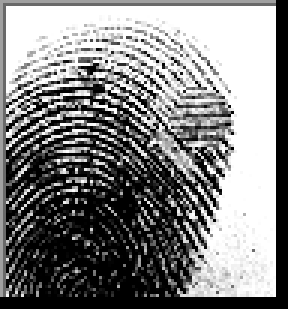
#> input picture assets/samples/sample_altered_fingerprint.bmp, 96 x 103 px (shown 3 times larger)
$ python -i features.py   (imports and definitions only)   (older library calls are emulated)
#> lines starting #> are read from the running program, lines starting #| are printed output that depends on the picture; after the words box and inside, x2 and y2 are one past the last pixel; in counts of white or black regions, pixels touching at a corner belong together
### src/utils/io.py
"""
I/O, Logging, and Artifact Validation Utilities.
"""
import json
import logging
import os
import sys
from pathlib import Path
from typing import Any, Dict, Optional
import joblib
import numpy as np

# Configure standard logging
LOG_FORMAT = "%(asctime)s - %(name)s - [%(levelname)s] - %(message)s"
logging.basicConfig(
    level=logging.INFO,
    format=LOG_FORMAT,
    handlers=[
        logging.StreamHandler(sys.stdout)
    ]
)

def get_logger(name: str) -> logging.Logger:
    """Return a configured logger."""
    return logging.getLogger(name)

logger = get_logger(__name__)

# [50 lines left out: functions save_artifact, load_artifact, save_json, load_json, save_numpy, load_numpy, not called in this run]

### src/preprocessing/features.py
"""
Feature extraction modules for:
1. Alteration Detection (295D: 7 base features + 288 HOG)
2. Gender Classification (297D per modality: 9 base features + 288 HOG)
"""
from typing import Optional, Union, Dict, Any, Tuple
import cv2
import numpy as np
from skimage.feature import hog, local_binary_pattern, graycomatrix, graycoprops
from skimage.morphology import skeletonize

from src.preprocessing.fingerprint import preprocess_fingerprint, detect_minutiae
from src.utils.io import get_logger

logger = get_logger(__name__)

def extract_alteration_features(
    image_path_or_img: Union[str, np.ndarray]
) -> Optional[np.ndarray]:
    """
    Feature Extractor for Alteration Detection (295 dimensions):
    - Minutiae: endings, minutiae_density
    - GLCM Texture: contrast, dissimilarity, homogeneity
    - LBP Variance: uniform LBP variance
    - Sobel Edge Variance: gradient magnitude variance
    - HOG: 288-dimensional spatial gradient representation (96x96, orientations=8, (16,16) cells)

    Returns:
        np.ndarray of shape (295,) or None on failure.
    """
    if isinstance(image_path_or_img, str):
        img = cv2.imread(image_path_or_img, cv2.IMREAD_GRAYSCALE)
#> img is the input picture: shape (103, 96); min 0, max 255, mean 130.8
    elif isinstance(image_path_or_img, np.ndarray):
        if len(image_path_or_img.shape) == 3:
            img = cv2.cvtColor(image_path_or_img, cv2.COLOR_BGR2GRAY)
        else:
            img = image_path_or_img.copy()
    else:
        img = None

    if img is None or img.size == 0:
        return None

    # Preprocess
    img_norm = cv2.normalize(img, None, 0, 255, cv2.NORM_MINMAX)
    filtered = cv2.GaussianBlur(img_norm, (5, 5), 0)
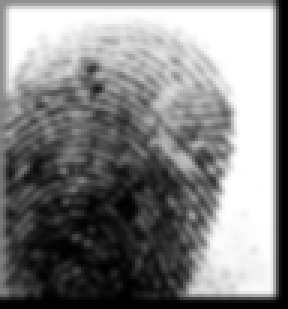
#> filtered: shape (103, 96) (shown 3 times larger); min 0, max 255, mean 130.6
    _, binary = cv2.threshold(filtered, 0, 255, cv2.THRESH_BINARY_INV + cv2.THRESH_OTSU)
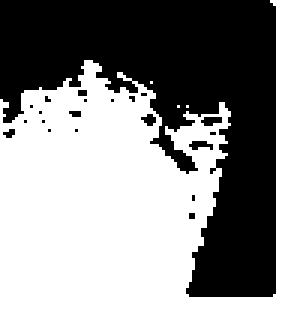
#> binary: shape (103, 96) (shown 3 times larger); 53.6% white; 21 black regions (20 under 20 px), largest, box (x1, y1, x2, y2) and area: (0, 0, 92, 99) 4500
    skeleton = (skeletonize(binary > 0) * 255).astype(np.uint8)
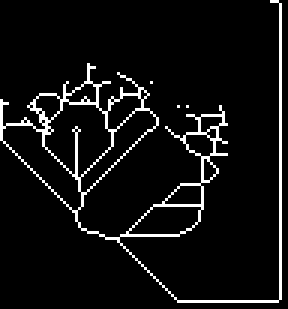
#> skeleton: shape (103, 96) (shown 3 times larger); 6.5% white in thin lines or dots

    # 1. Minutiae Count
    h, w = img.shape
#> h = 103; w = 96
    total_area = float(h * w)
#> total_area = 9888
    skel = (skeleton > 0).astype(np.uint8)
#> skel: shape (103, 96); values 0 (black) and 1 (white), 6.5% white in thin lines or dots
    endings = 0
    for y in range(1, h - 1):
        for x in range(1, w - 1):
            if skel[y, x] == 1:
                nbrs = [
                    skel[y - 1, x], skel[y - 1, x + 1], skel[y, x + 1], skel[y + 1, x + 1],
                    skel[y + 1, x], skel[y + 1, x - 1], skel[y, x - 1], skel[y - 1, x - 1]
                ]
                if 0.5 * np.sum(np.abs(np.array(nbrs) - np.roll(nbrs, -1))) == 1:
                    endings += 1
#> after the loop, endings = 0
    minutiae_density = endings / total_area
#> minutiae_density = 0

    # 2. GLCM Texture Features
    img_q = (img // 16).astype(np.uint8)
    glcm = graycomatrix(img_q, distances=[1, 3], angles=[0, np.pi / 4], levels=16, symmetric=True, normed=True)
    contrast = graycoprops(glcm, 'contrast').mean()
#> contrast = 29.44
    dissimilarity = graycoprops(glcm, 'dissimilarity').mean()
#> dissimilarity = 3.18
    homogeneity = graycoprops(glcm, 'homogeneity').mean()
#> homogeneity = 0.543

    # 3. LBP Variance & Sobel Edge Variance
    lbp = local_binary_pattern(img, 8, 1, method='uniform')
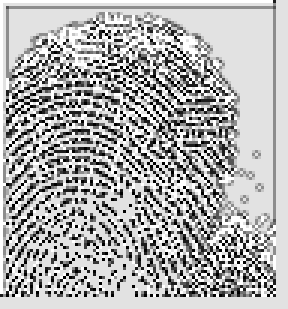
#> lbp: shape (103, 96) float64 (shown 3 times larger); min 0, max 9, mean 6.23; drawn with min black and max white
    lbp_var = float(np.var(lbp))
#> lbp_var = 8.96

    sobelx = cv2.Sobel(img, cv2.CV_64F, 1, 0, ksize=3)
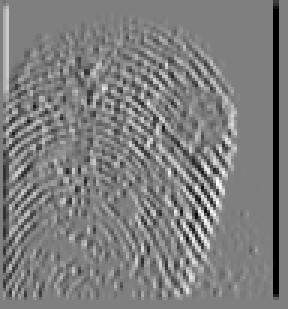
#> sobelx: shape (103, 96) float64 (shown 3 times larger); min -1020, max 1018, mean -10.6; drawn with min black and max white
    sobely = cv2.Sobel(img, cv2.CV_64F, 0, 1, ksize=3)
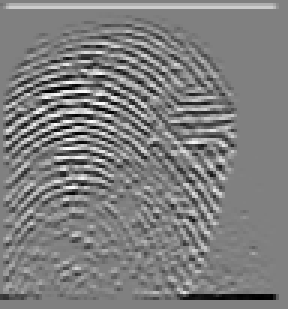
#> sobely: shape (103, 96) float64 (shown 3 times larger); min -1018, max 1000, mean -9.9; drawn with min black and max white
    grad_var = float(np.var(np.sqrt(sobelx**2 + sobely**2)))
#> grad_var = 76322.5

    # 4. HOG Features (Histogram of Oriented Gradients)
    img_resized = cv2.resize(img, (96, 96))
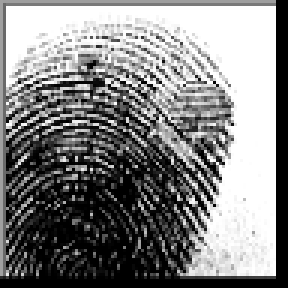
#> img_resized: shape (96, 96) (shown 3 times larger); min 0, max 255, mean 130.7
    hog_feats = hog(
        img_resized,
        orientations=8,
        pixels_per_cell=(16, 16),
        cells_per_block=(1, 1),
        visualize=False
    )
#> hog_feats = 288 values, max 1 at index 88, min 0 at index 6, mean 0.298

    base_feats = np.array([
        endings, minutiae_density, contrast, dissimilarity,
        homogeneity, lbp_var, grad_var
    ], dtype=np.float64)
#> base_feats = [0, 0, 29.44, 3.18, 0.543, 8.96, 76322.5]

    return np.hstack((base_feats, hog_feats))

# [83 lines left out: functions extract_fingerprint_features, extract_gender_features_from_image, not called in this run]

>>> result = extract_alteration_features('../../assets/samples/sample_altered_fingerprint.bmp')
#> result = 295 values, max 76322.5 at index 6, min 0 at index 0, mean 259.2

$ run again, on assets/samples/sample_real_fingerprint.bmp
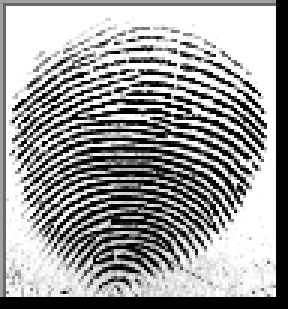
#> input picture assets/samples/sample_real_fingerprint.bmp, 96 x 103 px (shown 3 times larger)
#> in extract_alteration_features, img is the input picture: shape (103, 96); min 0, max 255, mean 155.2
#> in extract_alteration_features, `_, binary = cv2.threshold(filtered, 0, 255, cv2.THRESH_BINARY_INV + cv..`:
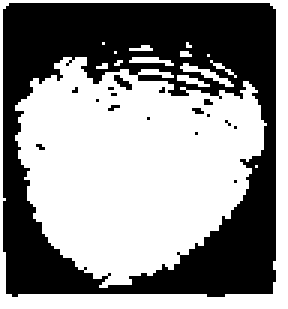
#> binary: shape (103, 96) (shown 3 times larger); 56.3% white; 17 black regions (16 under 20 px), largest, box (x1, y1, x2, y2) and area: (1, 1, 92, 99) 4266
#> skeleton: shape (103, 96); 9.4% white in thin lines or dots
#> skel: shape (103, 96); values 0 (black) and 1 (white), 9.4% white in thin lines or dots
#> after the loop in extract_alteration_features, `for y in range(1, h - 1):`: endings = 0
#> contrast = 45.05
#> dissimilarity = 4.25
#> homogeneity = 0.479
#> lbp_var = 9.19
#> grad_var = 113934
#> in extract_alteration_features, `img_resized = cv2.resize(img, (96, 96))`:
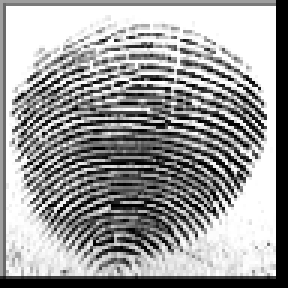
#> img_resized: shape (96, 96) (shown 3 times larger); min 0, max 255, mean 155.1
#> hog_feats = 288 values, max 0.843 at index 232, min 0 at index 5, mean 0.29
#> base_feats = [0, 0, 45.05, 4.25, 0.479, 9.19, 113934]
#> result = 295 values, max 113934 at index 6, min 0 at index 0, mean 386.7

$ run again, on assets/samples/sample_iris.tiff
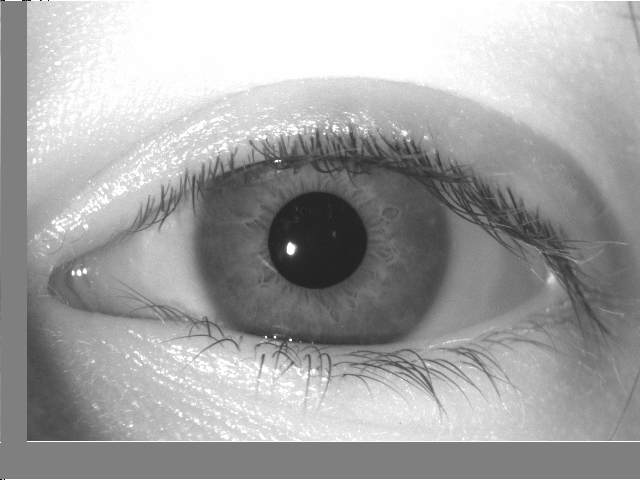
#> input picture assets/samples/sample_iris.tiff, 640 x 480 px
#> in extract_alteration_features, img is the input picture: shape (480, 640); min 0, max 254, mean 164.2
#> in extract_alteration_features, `_, binary = cv2.threshold(filtered, 0, 255, cv2.THRESH_BINARY_INV + cv..`:
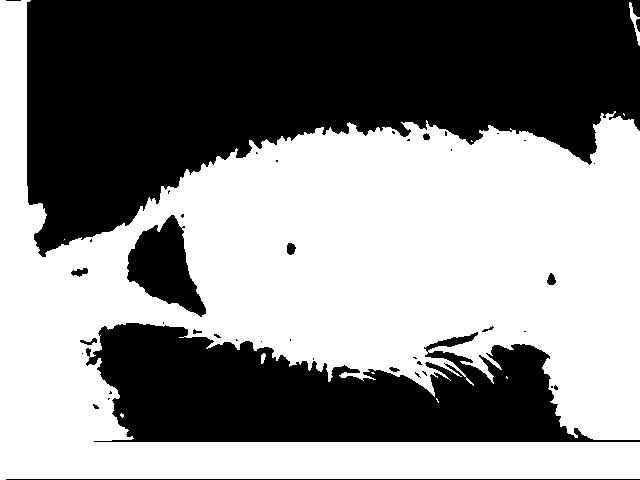
#> binary: shape (480, 640); 53.5% white; 43 black regions (30 under 20 px), largest, box (x1, y1, x2, y2) and area: (27, 0, 640, 257) 97333, (86, 323, 640, 442) 39902, (127, 215, 206, 317) 4289
#> skeleton: shape (480, 640); 2% white in thin lines or dots
#> skel: shape (480, 640); values 0 (black) and 1 (white), 2% white in thin lines or dots
#> after the loop in extract_alteration_features, `for y in range(1, h - 1):`: endings = 0
#> contrast = 0.702
#> dissimilarity = 0.35
#> homogeneity = 0.85
#> lbp_var = 8.73
#> grad_var = 3169.2
#> in extract_alteration_features, `img_resized = cv2.resize(img, (96, 96))`:
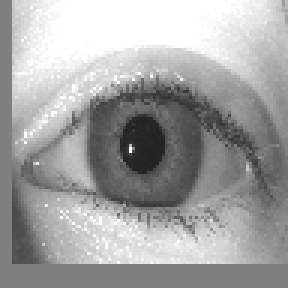
#> img_resized: shape (96, 96) (shown 3 times larger); min 33, max 254, mean 163.5
#> hog_feats = 288 values, max 0.707 at index 27, min 0 at index 17, mean 0.328
#> base_feats = [0, 0, 0.702, 0.35, 0.85, 8.73, 3169.2]
#> result = 295 values, max 3169.2 at index 6, min 0 at index 0, mean 11.1
